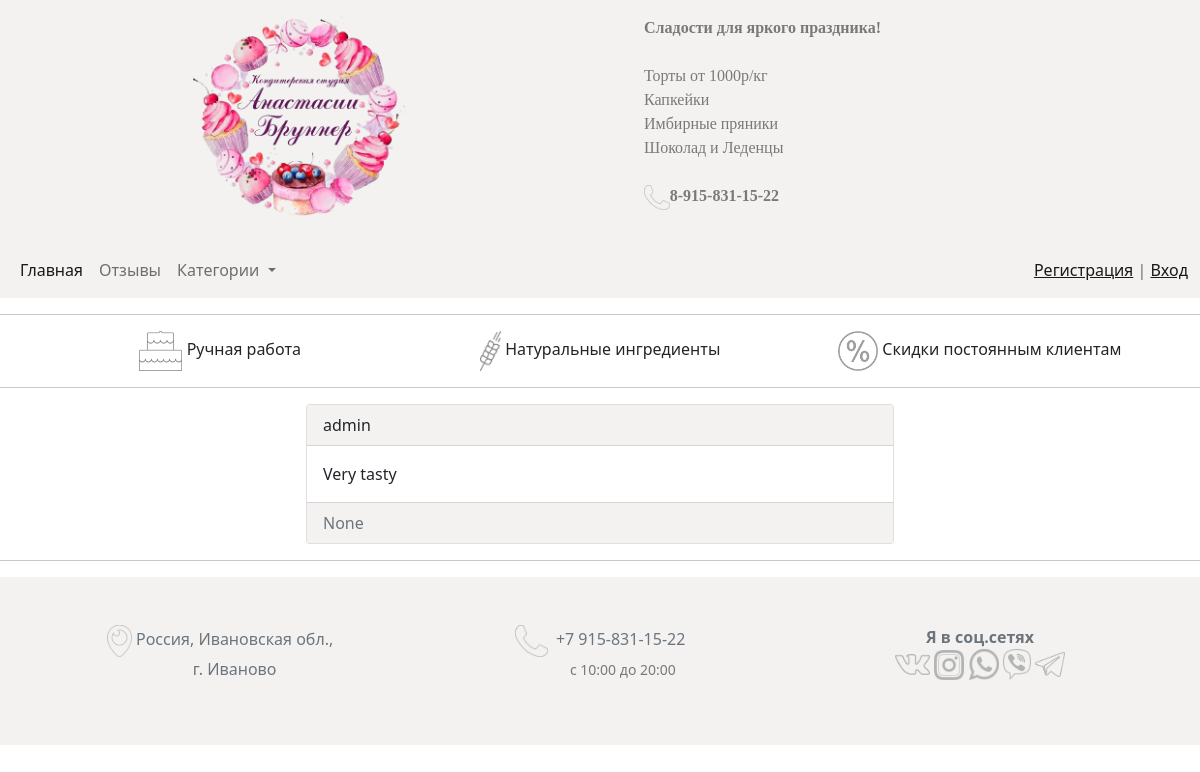
/comments/4/, run on an earlier commit of the app's database.
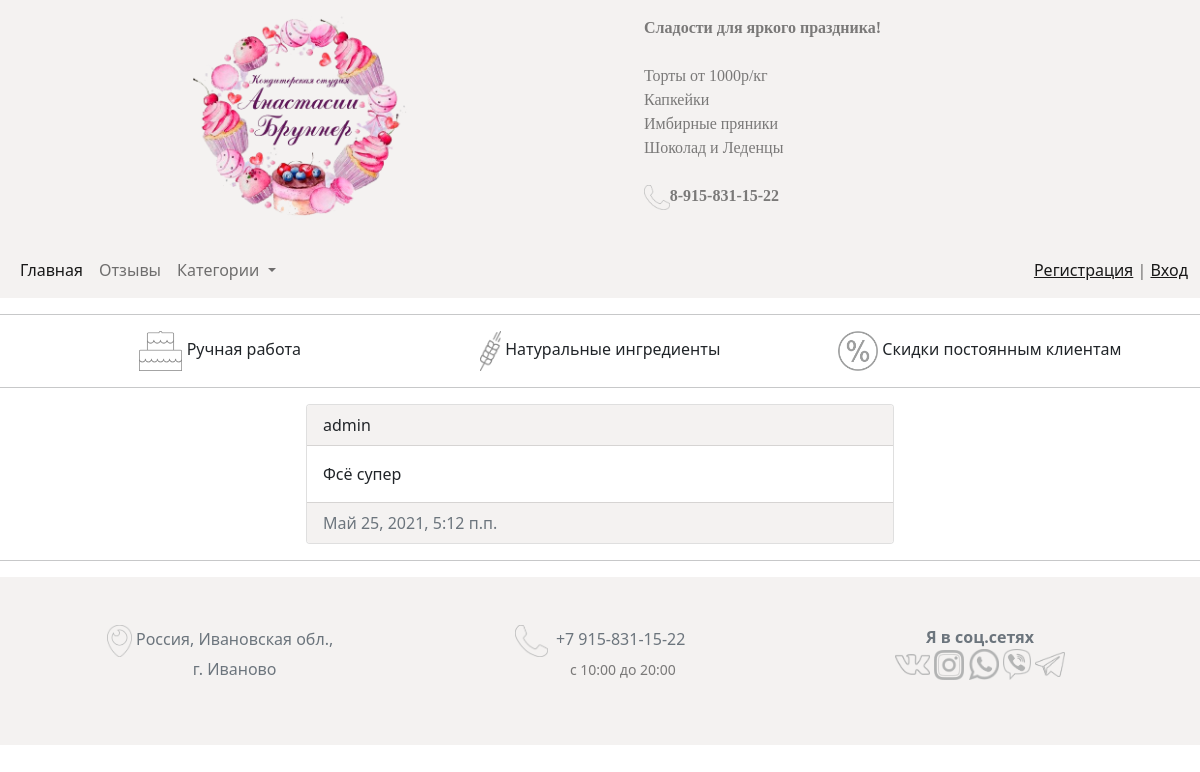
And on a later commit of the database.
### comments/models.py (models this page shows, shortened)
class Comment(models.Model):
    text = models.TextField(verbose_name='Текст отзыва')
    created_at = models.DateTimeField(auto_now_add=True, verbose_name='Дата создания')
    author = models.ForeignKey(User, on_delete=models.CASCADE, verbose_name='Автор')
    class Meta:
        verbose_name = 'Комментарий'
        verbose_name_plural = 'Комментарии'
        ordering = ['-created_at']

### comments/views.py (the view)
# urls.py: path('<int:pk>/', CommentDetailView.as_view(), name='comment_detail'),
class CommentDetailView(DetailView):
    model = Comment
    context_object_name = 'comment'

### sweets/models.py (called while the page is built)
    def get_absolute_url(self):
        return reverse('cake_by_category', kwargs={'category_id': self.pk})

### sweets/templatetags/menu.py (called while the page is built)
@register.inclusion_tag('sweets/menu_tpl.html')
def menu_category(menu_class='menu'):
    categories = Category.objects.all()
    return {'categories': categories, 'menu_class': menu_class}

### comments/templates/comments/comment_detail.html (shortened to what this page needs)
{% extends 'sweets/base.html' %}
{% block nav %}
    {% include 'sweets/menu.html' %}
{% endblock %}
{% block content %}
    <div class="row row-cols-sm-4">
        <div class="col-sm-6 offset-sm-3">
            <div class="card">
                <div class="card-header" id="header-color">
                    {{ comment.author }}
                </div>
                <div class="card-body">
                    <p class="card-text">{{ comment.text }}</p>
                </div>
                <div class="card-footer text-muted" id="header-color">
                    {{ comment.created_at }}
                </div>
            </div>
        </div>
    </div>
{% endblock %}

What changed in the data, as far as the page shows it:
changed Comment "admin": text "Very tasty" → "Фсё супер"; created_at "None" → "Май 25, 2021, 5:12 п.п."
